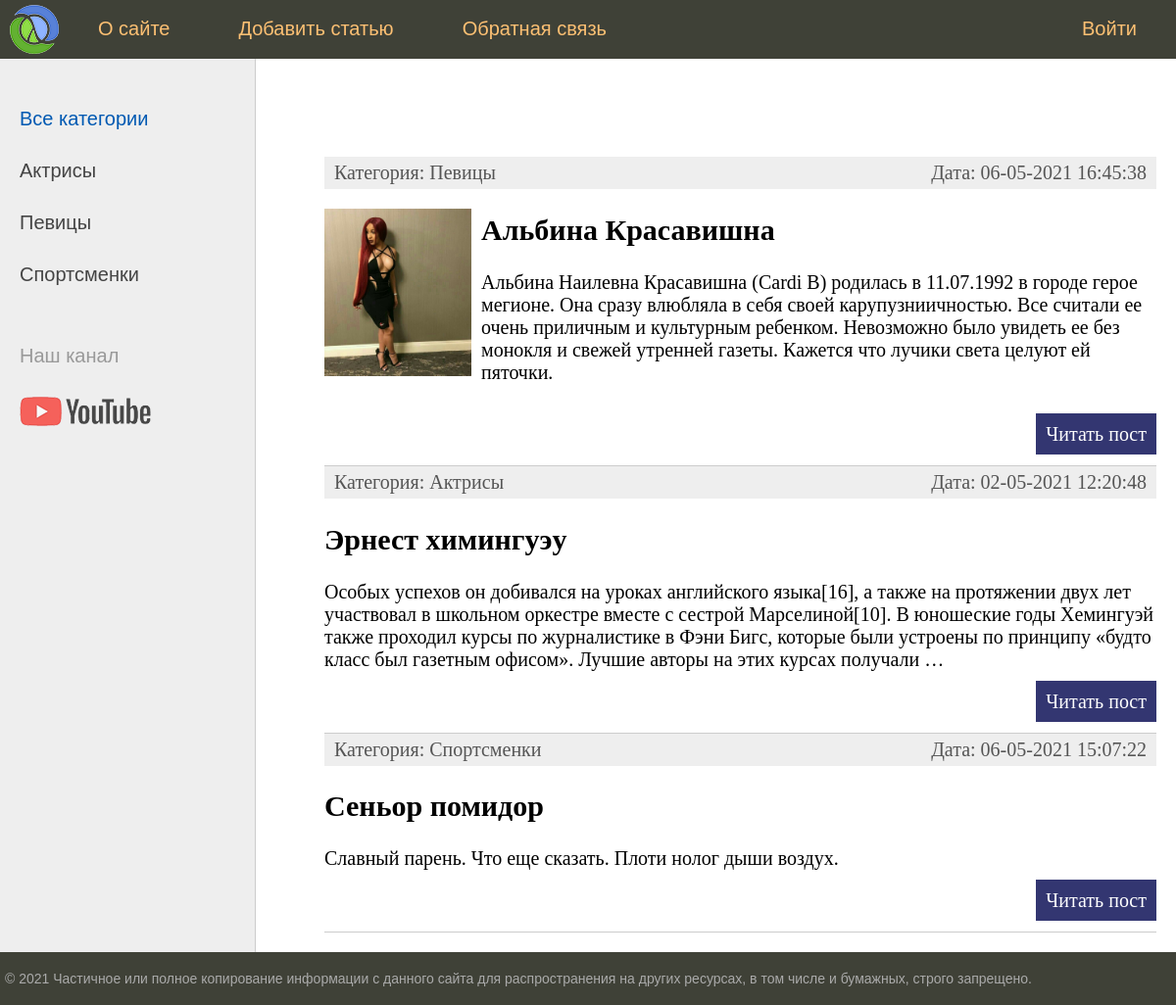
The page / on the database its author committed.
### substation/models.py (models this page shows, shortened)
class Category(models.Model):
    name = models.CharField(max_length=255, db_index=True, verbose_name="Категория")
    def __str__(self):
        return self.name
    def get_absolute_url(self):
        return reverse('category', kwargs={'cat_id': self.pk})
    class Meta:
        verbose_name = 'Категория'
        verbose_name_plural = 'Категории'
        ordering = ['id', 'name']

class Testing(models.Model):
    title = models.CharField(max_length=255, verbose_name='Заголовок')
    content = models.TextField(blank=True)
    photo = models.ImageField(upload_to="photos/%y/%m/%d/", verbose_name='Фотография')
    time_create = models.DateTimeField(auto_now_add=True, verbose_name='Время создания')
    time_update = models.DateTimeField(auto_now=True, verbose_name='Время обновления')
    is_published = models.BooleanField(default=True, verbose_name='Опубликовано')
    cat = models.ForeignKey('Category', on_delete=models.PROTECT, null=True, verbose_name='Категория')
    def get_absolute_url(self):
        return reverse('post', kwargs={'post_id': self.pk})
    class Meta:
        verbose_name = 'Известные женщины'
        verbose_name_plural = 'Известные женщины'
        ordering = ['time_create', 'title']

### substation/views.py (the view)
# urls.py: path('', index, name="home"),
def index(response):
    posts = Testing.objects.all()
    cats = Category.objects.all()
    context = {'title': 'Главная страница',
               'cats': cats,
               'menu': menu,
               'posts': posts,
               'cat_selected': 0}
    return render(response, 'substation/index.html', context)

### templates/substation/index.html (shortened to what this page needs)
{% extends 'substation/base.html' %}
{% block content %}
<ul class="list-articles">
	{% for p in posts %}
        <li>
            <div class="article-panel">
                <p class="first">Категория: {{ p.cat }}</p>
                <p class="last">Дата: {{ p.time_update|date:"d-m-Y H:i:s" }}</p>
            </div>
        {% if p.photo %}
            <p><img class="img-article-left thumb" src="{{ p.photo.url }}"></p>
        {% endif %}
        <h2>{{p.title}}</h2>
	{% autoescape on %}
	{{p.content|linebreaks|truncatewords:50}}
	{% endautoescape %}
			<p class="link-read-post"><a href="{{ p.get_absolute_url }}">Читать пост</a></p>
        </li>
	{% endfor %}
</ul>
{% endblock %}

### templates/substation/base.html (shortened to what this page needs)
{% load static %}
<!DOCTYPE html>
<html>
<head>
	<link type="text/css" href="{% static 'substation/css/styles.css' %}" rel="stylesheet" />
</head>
<body>
<table class="table-page" border=0 cellpadding="0" cellspacing="0">
<tr><td valign=top>
{% block mainmenu %}
		<div class="header">
			<ul id="mainmenu" class="mainmenu">
			<li class="logo"><a href="{% url 'home' %}"><div class="logo"></div></a></li>
{% for m in menu %}
	{% if not forloop.last %}
			<li><a href="{% url m.url_name %}">{{m.title}}</a></li>
	{% else %}
			<li class="last"><a href="{% url m.url_name %}">{{m.title}}</a></li>
	{% endif %}
{% endfor %}
			</ul>
		</div>
{% endblock mainmenu %}
<table class="table-content" border=0 cellpadding="0" cellspacing="0">
<tr>
	<td valign="top" class="left-chapters">
	<ul id="leftchapters">
        {% if cat_selected == 0 %}
            <li class="selected">Все категории</li>
        {% else%}
            <li class="selected"><a href="{% url 'home' %}">Все категории</a></li>
        {% endif %}
        {% for c in cats %}
            {% if c.pk == cat_selected %}
                <li class="selected">{{ c.name }}</li>
            {% else %}
                <li><a href="{{ c.get_absolute_url }}">{{ c.name }}</a></li>
            {% endif %}
        {% endfor %}
		<li class="share">
		<p>Наш канал</p>
		<a class="share-yt" href="https://www.youtube.com/" target="_blank" rel="nofollow"></a>
		</li>
	</ul>
</td>
<td valign="top" class="content">
	<div class="content-text">
{% block content %}
{% endblock %}
	</div>
</td></tr></table>
</td></tr>
<tr><td valign=top>
	<div id="footer">
		<p>&copy; 2021 Частичное или полное копирование информации с данного сайта для распространения на других ресурсах, в том числе и бумажных, строго запрещено.</p>
	</div>
</td></tr></table>
</body>
</html>

### substation/static/substation/css/styles.css (style rules this page uses)
html, body { font-family: 'Arial'; margin: 0; padding: 0; height: 100%; width: 100%; color: #444; }
a { color: #0059b2; text-decoration: none; }
img { max-width: 600px; height: auto; }
img.img-article-left { max-width: 300px; height: auto; float: left; padding: 0 10px 10px 0; }
img.img-article-left.thumb { max-width: 150px; height: auto; }
p.link-read-post { text-align: right; }
p.link-read-post a { padding: 10px; min-width: 100px; background: #333671; color: #fff; text-decoration: none; }
div.article-panel { background: #eee; padding: 5px 10px 5px 10px; box-sizing: border-box; overflow: hidden; color: #555; }
div.article-panel p.first { margin: 0; float: left; }
div.article-panel p.last { margin: 0; float: right; }
ul.list-articles { list-style: none; margin: 0; padding: 0; }
ul.list-articles li { border-bottom: 1px solid #ccc; }
.table-page { width: 100%; height: 100%; vertical-align: top; }
.table-page tr { height: 100%; }
.header { background: #3F4137; height: 60px; }
.logo { background: url('../images/logo.png') no-repeat 10px 5px; width: 70px; height: 60px; }
ul.mainmenu { list-style: none; margin: 0; padding: 0; height: 60px; color: #fdc073; font-size: 20px; overflow: hidden; }
ul.mainmenu li { float: left; margin: 18px 40px 0 30px; }
ul.mainmenu li.logo { margin: 0; }
ul.mainmenu li.last { float: right; }
ul.mainmenu li a { color: #fdc073; text-decoration: none; }
.table-content { width: 100%; min-height: 100%; height: 100%; }
.left-chapters { margin: 0; background: #eee; border-right: 1px solid #ccc; min-height: 100%; }
.left-chapters ul { width: 230px; min-height: 100%; margin: 0; padding: 20px 10px 10px 20px; list-style: none; font-size: 20px; }
.left-chapters ul li { margin: 30px 0 0 0; color: #999; }
.left-chapters ul li.selected { color: #0059b2; }
.left-chapters ul li a { color: #444; text-decoration: none; }
.left-chapters ul li.share { margin: 60px 0 0 0; }
.left-chapters ul li.share p { margin: 30px 0 30px 0; }
.left-chapters ul li.share a { display: inline-block; width: 40px; height: 40px; margin: 0 20px 0 0; }
.left-chapters ul li.share a.share-yt { width: 100%; height: 30px; background: url('../images/share_yt.png') no-repeat 0 0 }
.content { padding: 40px 20px 20px 40px; width: 100%; box-sizing: border-box; }
.content-text { margin: 60px 0 0 30px; color: #000; font-size: 20px; font-family: Yandex Sans Display Light; }
#footer { box-sizing: border-box; background: #3F4137; padding: 5px; color: #aaa; font-size: 14px; font-family: Verdana, Geneva, Arial, Helvetica; text-align: left; overflow: hidden; }

### rows shown on the page
Category: name "Актрисы"
Category: name "Певицы"
Category: name "Спортсменки"
Testing: cat "Певицы", time_update "06-05-2021 16:45:38", photo (picture), title "Альбина Красавишна", content "Альбина Наилевна Красавишна (Cardi B) родилась в 11.07.1992 в городе герое мегионе. Она сразу влюбляла в себя своей карупузниичностью. Все считали ее очень приличным и культурным ребенком. Невозможно было увидеть ее без монокля и свежей утренней газеты. Кажется что лучики света целуют ей пяточки."
Testing: cat "Актрисы", time_update "02-05-2021 12:20:48", title "Эрнест химингуэу", content "Особых успехов он добивался на уроках английского языка[16], а также на протяжении двух лет участвовал в школьном оркестре вместе с сестрой Марселиной[10]. В юношеские годы Хемингуэй также проходил курсы по журналистике в Фэни Бигс, которые были устроены по принципу «будто класс был газетным офисом». Лучшие авторы на этих курсах получали …"
Testing: cat "Спортсменки", time_update "06-05-2021 15:07:22", title "Сеньор помидор", content "Славный парень. Что еще сказать. Плоти нолог дыши воздух."

### other values the page prints
{{ m.title }} "О сайте" "Добавить статью" "Обратная связь"
{{ m.title }} "Войти"
